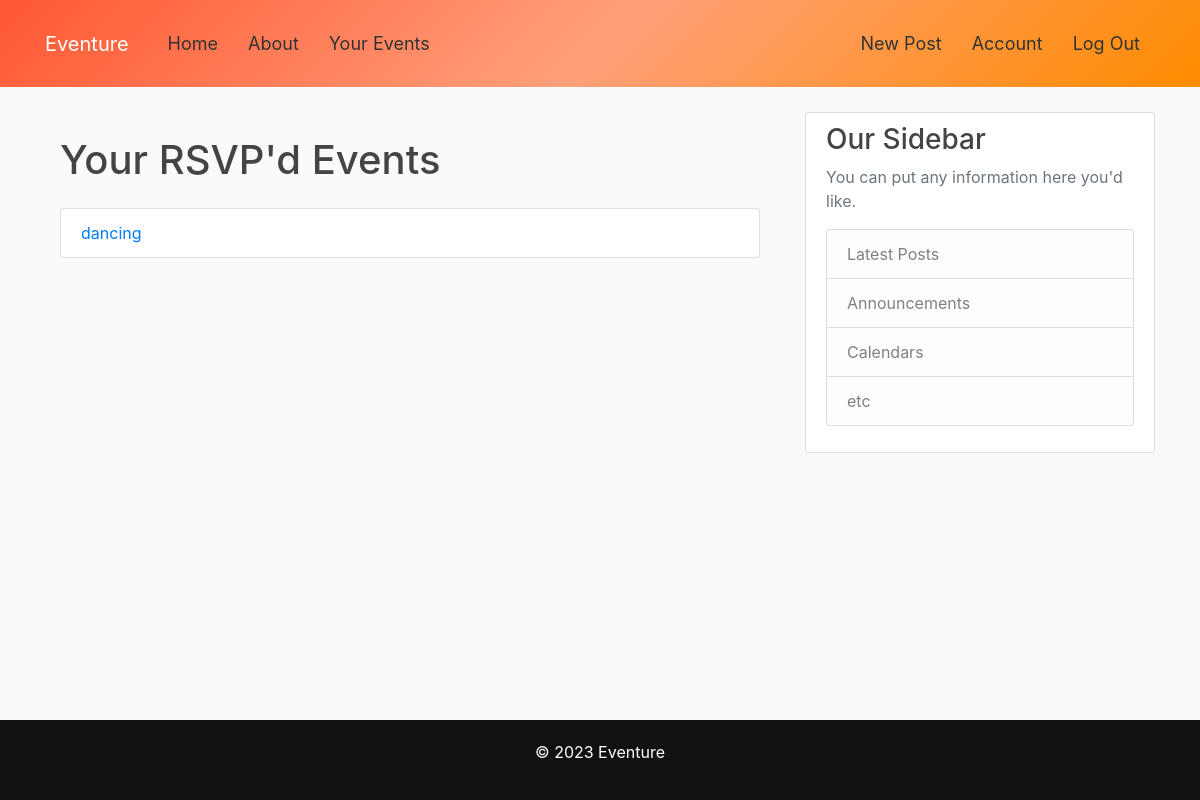
/your_events (signed in), run on an earlier commit of the app's database.
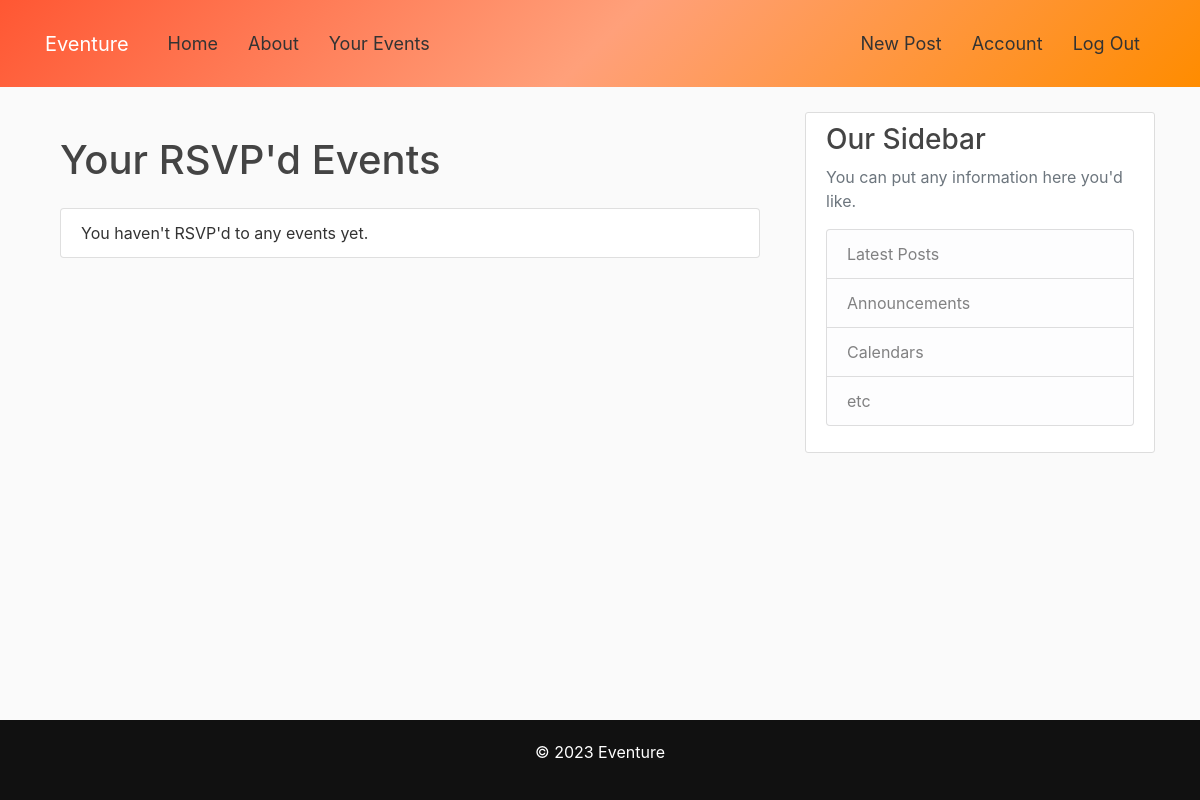
And on a later commit of the database.
### flaskBlog/models.py (models this page shows, shortened)
class RSVP(db.Model):
    id = db.Column(db.Integer, primary_key=True)
    user_id = db.Column(db.Integer, db.ForeignKey('user.id'), nullable=False)
    post_id = db.Column(db.Integer, db.ForeignKey('post.id'), nullable=False)

class Post(db.Model):
    id = db.Column(db.Integer, primary_key=True)
    title = db.Column(db.String(100), nullable=False)
    date_posted = db.Column(db.DateTime, nullable=False, default=datetime.utcnow)
    content = db.Column(db.Text, nullable=False)
    user_id = db.Column(db.Integer, db.ForeignKey('user.id'), nullable=False)
    rsvps = db.relationship('RSVP', backref='post', lazy=True, cascade='all, delete-orphan')

### flaskBlog/routes.py (the view)
@app.route("/your_events")
@login_required
def your_events():
    rsvps = RSVP.query.filter_by(user_id=current_user.id).all()
    return render_template('your_events.html', title='Your Events', rsvps=rsvps)

### flaskBlog/models.py (called while the page is built)
@login_manager.user_loader
def load_user(user_id):
    return User.query.get(int(user_id))

### flaskBlog/templates/your_events.html
{% extends "layout.html" %}
{% block content %}
  <div class="container">
    <h1 class="my-4">Your RSVP'd Events</h1>
    <ul class="list-group">
      {% if rsvps %}
        {% for rsvp in rsvps %}
          <li class="list-group-item">
            <a href="{{ url_for('post', post_id=rsvp.post.id) }}">{{ rsvp.post.title }}</a>
          </li>
        {% endfor %}
      {% else %}
        <li class="list-group-item">You haven't RSVP'd to any events yet.</li>
      {% endif %}
    </ul>
  </div>
{% endblock %}

What changed in the data, as far as the page shows it:
removed RSVP: post "dancing"
Also different on the page:
text now shown: "You haven't RSVP'd to any events yet."
